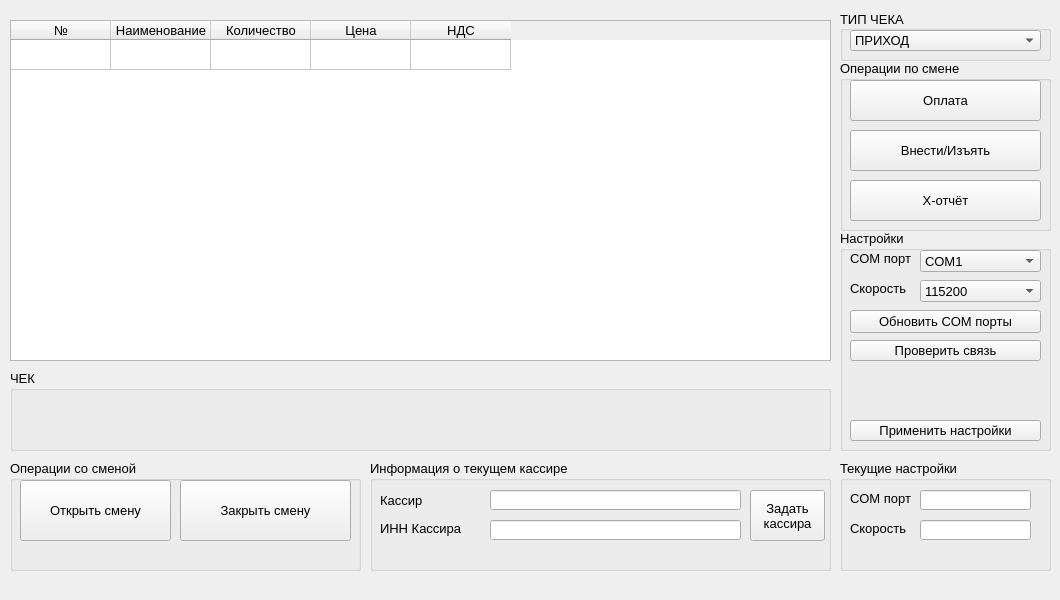
<?xml version="1.0" encoding="UTF-8"?>
<ui version="4.0">
 <class>MainWindow</class>
 <widget class="QMainWindow" name="MainWindow">
  <property name="geometry">
   <rect>
    <x>0</x>
    <y>0</y>
    <width>1060</width>
    <height>600</height>
   </rect>
  </property>
  <property name="minimumSize">
   <size>
    <width>1060</width>
    <height>600</height>
   </size>
  </property>
  <property name="maximumSize">
   <size>
    <width>1060</width>
    <height>600</height>
   </size>
  </property>
  <property name="font">
   <font>
    <pointsize>10</pointsize>
   </font>
  </property>
  <property name="windowTitle">
   <string>Retail laxury</string>
  </property>
  <widget class="QWidget" name="centralwidget">
   <widget class="QTableWidget" name="tableWidget_saleList">
    <property name="geometry">
     <rect>
      <x>10</x>
      <y>20</y>
      <width>821</width>
      <height>341</height>
     </rect>
    </property>
    <attribute name="verticalHeaderVisible">
     <bool>false</bool>
    </attribute>
    <row>
     <property name="text">
      <string>Новая строка</string>
     </property>
    </row>
    <column>
     <property name="text">
      <string>№</string>
     </property>
    </column>
    <column>
     <property name="text">
      <string>Наименование</string>
     </property>
    </column>
    <column>
     <property name="text">
      <string>Количество</string>
     </property>
    </column>
    <column>
     <property name="text">
      <string>Цена</string>
     </property>
    </column>
    <column>
     <property name="text">
      <string>НДС</string>
     </property>
    </column>
   </widget>
   <widget class="QGroupBox" name="groupBox_Settings">
    <property name="geometry">
     <rect>
      <x>840</x>
      <y>230</y>
      <width>211</width>
      <height>221</height>
     </rect>
    </property>
    <property name="title">
     <string>Настройки</string>
    </property>
    <widget class="QComboBox" name="comboBox_COMPort">
     <property name="geometry">
      <rect>
       <x>80</x>
       <y>20</y>
       <width>121</width>
       <height>22</height>
      </rect>
     </property>
     <item>
      <property name="text">
       <string>COM1</string>
      </property>
     </item>
    </widget>
    <widget class="QLabel" name="label_comPort">
     <property name="geometry">
      <rect>
       <x>10</x>
       <y>20</y>
       <width>61</width>
       <height>16</height>
      </rect>
     </property>
     <property name="font">
      <font>
       <pointsize>10</pointsize>
      </font>
     </property>
     <property name="text">
      <string>COM порт</string>
     </property>
    </widget>
    <widget class="QLabel" name="label_Baudrate">
     <property name="geometry">
      <rect>
       <x>10</x>
       <y>50</y>
       <width>61</width>
       <height>16</height>
      </rect>
     </property>
     <property name="text">
      <string>Скорость</string>
     </property>
    </widget>
    <widget class="QComboBox" name="comboBox_Baudrate">
     <property name="geometry">
      <rect>
       <x>80</x>
       <y>50</y>
       <width>121</width>
       <height>22</height>
      </rect>
     </property>
     <property name="currentIndex">
      <number>7</number>
     </property>
     <item>
      <property name="text">
       <string>1200</string>
      </property>
     </item>
     <item>
      <property name="text">
       <string>2400</string>
      </property>
     </item>
     <item>
      <property name="text">
       <string>4800</string>
      </property>
     </item>
     <item>
      <property name="text">
       <string>9600</string>
      </property>
     </item>
     <item>
      <property name="text">
       <string>19200</string>
      </property>
     </item>
     <item>
      <property name="text">
       <string>38400</string>
      </property>
     </item>
     <item>
      <property name="text">
       <string>57600</string>
      </property>
     </item>
     <item>
      <property name="text">
       <string>115200</string>
      </property>
     </item>
     <item>
      <property name="text">
       <string>230400</string>
      </property>
     </item>
     <item>
      <property name="text">
       <string>460800</string>
      </property>
     </item>
     <item>
      <property name="text">
       <string>921600</string>
      </property>
     </item>
    </widget>
    <widget class="QPushButton" name="refresh_COMPort_listButton">
     <property name="geometry">
      <rect>
       <x>10</x>
       <y>80</y>
       <width>191</width>
       <height>23</height>
      </rect>
     </property>
     <property name="text">
      <string>Обновить COM порты</string>
     </property>
    </widget>
    <widget class="QPushButton" name="applySettingsButton">
     <property name="geometry">
      <rect>
       <x>10</x>
       <y>190</y>
       <width>191</width>
       <height>21</height>
      </rect>
     </property>
     <property name="text">
      <string>Применить настройки</string>
     </property>
    </widget>
    <widget class="QPushButton" name="pingKKMButton">
     <property name="geometry">
      <rect>
       <x>10</x>
       <y>110</y>
       <width>191</width>
       <height>21</height>
      </rect>
     </property>
     <property name="text">
      <string>Проверить связь</string>
     </property>
    </widget>
    <widget class="QLabel" name="label_pingKKM">
     <property name="geometry">
      <rect>
       <x>10</x>
       <y>140</y>
       <width>191</width>
       <height>41</height>
      </rect>
     </property>
     <property name="font">
      <font>
       <pointsize>8</pointsize>
      </font>
     </property>
     <property name="text">
      <string/>
     </property>
    </widget>
   </widget>
   <widget class="QGroupBox" name="groupBox_changeOperations">
    <property name="geometry">
     <rect>
      <x>840</x>
      <y>60</y>
      <width>211</width>
      <height>171</height>
     </rect>
    </property>
    <property name="title">
     <string>Операции по смене</string>
    </property>
    <widget class="QPushButton" name="payButton">
     <property name="geometry">
      <rect>
       <x>10</x>
       <y>20</y>
       <width>191</width>
       <height>41</height>
      </rect>
     </property>
     <property name="text">
      <string>Оплата</string>
     </property>
    </widget>
    <widget class="QPushButton" name="Insert_Withdraw_cashButton">
     <property name="geometry">
      <rect>
       <x>10</x>
       <y>70</y>
       <width>191</width>
       <height>41</height>
      </rect>
     </property>
     <property name="text">
      <string>Внести/Изъять</string>
     </property>
    </widget>
    <widget class="QPushButton" name="x_reportButton">
     <property name="geometry">
      <rect>
       <x>10</x>
       <y>120</y>
       <width>191</width>
       <height>41</height>
      </rect>
     </property>
     <property name="text">
      <string>Х-отчёт</string>
     </property>
    </widget>
   </widget>
   <widget class="QGroupBox" name="groupBox_thisSettings">
    <property name="geometry">
     <rect>
      <x>840</x>
      <y>460</y>
      <width>211</width>
      <height>111</height>
     </rect>
    </property>
    <property name="title">
     <string>Текущие настройки</string>
    </property>
    <widget class="QLabel" name="label_3">
     <property name="geometry">
      <rect>
       <x>10</x>
       <y>30</y>
       <width>61</width>
       <height>16</height>
      </rect>
     </property>
     <property name="font">
      <font>
       <pointsize>10</pointsize>
      </font>
     </property>
     <property name="text">
      <string>COM порт</string>
     </property>
    </widget>
    <widget class="QLabel" name="label_4">
     <property name="geometry">
      <rect>
       <x>10</x>
       <y>60</y>
       <width>61</width>
       <height>16</height>
      </rect>
     </property>
     <property name="text">
      <string>Скорость</string>
     </property>
    </widget>
    <widget class="QLineEdit" name="lineEdit_this_COMPort">
     <property name="geometry">
      <rect>
       <x>80</x>
       <y>30</y>
       <width>111</width>
       <height>20</height>
      </rect>
     </property>
     <property name="readOnly">
      <bool>true</bool>
     </property>
    </widget>
    <widget class="QLineEdit" name="lineEdit_this_Baudrate">
     <property name="geometry">
      <rect>
       <x>80</x>
       <y>60</y>
       <width>111</width>
       <height>20</height>
      </rect>
     </property>
     <property name="readOnly">
      <bool>true</bool>
     </property>
    </widget>
   </widget>
   <widget class="QGroupBox" name="groupBox">
    <property name="geometry">
     <rect>
      <x>10</x>
      <y>460</y>
      <width>351</width>
      <height>111</height>
     </rect>
    </property>
    <property name="title">
     <string>Операции со сменой</string>
    </property>
    <widget class="QPushButton" name="shiftCloseButton">
     <property name="geometry">
      <rect>
       <x>170</x>
       <y>20</y>
       <width>171</width>
       <height>61</height>
      </rect>
     </property>
     <property name="text">
      <string>Закрыть смену</string>
     </property>
    </widget>
    <widget class="QPushButton" name="shiftOpenButton">
     <property name="geometry">
      <rect>
       <x>10</x>
       <y>20</y>
       <width>151</width>
       <height>61</height>
      </rect>
     </property>
     <property name="text">
      <string>Открыть смену</string>
     </property>
    </widget>
   </widget>
   <widget class="QGroupBox" name="groupBox_2">
    <property name="geometry">
     <rect>
      <x>370</x>
      <y>460</y>
      <width>461</width>
      <height>111</height>
     </rect>
    </property>
    <property name="title">
     <string>Информация о текущем кассире</string>
    </property>
    <widget class="QLabel" name="label">
     <property name="geometry">
      <rect>
       <x>10</x>
       <y>30</y>
       <width>101</width>
       <height>21</height>
      </rect>
     </property>
     <property name="text">
      <string>Кассир</string>
     </property>
    </widget>
    <widget class="QLineEdit" name="lineEdit_askCashierName">
     <property name="geometry">
      <rect>
       <x>120</x>
       <y>30</y>
       <width>251</width>
       <height>20</height>
      </rect>
     </property>
    </widget>
    <widget class="QLabel" name="label_CurrentCashier_Name_INN">
     <property name="geometry">
      <rect>
       <x>10</x>
       <y>90</y>
       <width>451</width>
       <height>16</height>
      </rect>
     </property>
     <property name="font">
      <font>
       <pointsize>8</pointsize>
       <weight>50</weight>
       <italic>true</italic>
       <bold>false</bold>
       <underline>false</underline>
       <strikeout>false</strikeout>
      </font>
     </property>
     <property name="text">
      <string/>
     </property>
    </widget>
    <widget class="QLineEdit" name="lineEdit_askCashierINN">
     <property name="geometry">
      <rect>
       <x>120</x>
       <y>60</y>
       <width>251</width>
       <height>20</height>
      </rect>
     </property>
     <property name="readOnly">
      <bool>false</bool>
     </property>
    </widget>
    <widget class="QPushButton" name="pushButton_setCashier">
     <property name="geometry">
      <rect>
       <x>380</x>
       <y>30</y>
       <width>75</width>
       <height>51</height>
      </rect>
     </property>
     <property name="text">
      <string>Задать
кассира</string>
     </property>
    </widget>
    <widget class="QLabel" name="label_5">
     <property name="geometry">
      <rect>
       <x>10</x>
       <y>60</y>
       <width>81</width>
       <height>16</height>
      </rect>
     </property>
     <property name="text">
      <string>ИНН Кассира</string>
     </property>
    </widget>
   </widget>
   <widget class="QGroupBox" name="groupBox_chequeType">
    <property name="geometry">
     <rect>
      <x>840</x>
      <y>10</y>
      <width>211</width>
      <height>51</height>
     </rect>
    </property>
    <property name="autoFillBackground">
     <bool>false</bool>
    </property>
    <property name="title">
     <string>ТИП ЧЕКА</string>
    </property>
    <property name="alignment">
     <set>Qt::AlignLeading|Qt::AlignLeft|Qt::AlignVCenter</set>
    </property>
    <property name="checkable">
     <bool>false</bool>
    </property>
    <widget class="QComboBox" name="comboBox">
     <property name="geometry">
      <rect>
       <x>10</x>
       <y>20</y>
       <width>191</width>
       <height>21</height>
      </rect>
     </property>
     <item>
      <property name="text">
       <string>ПРИХОД</string>
      </property>
     </item>
     <item>
      <property name="text">
       <string>ВОЗВРАТ ПРИХОДА</string>
      </property>
     </item>
     <item>
      <property name="text">
       <string>РАСХОД</string>
      </property>
     </item>
     <item>
      <property name="text">
       <string>ВОЗВРАТ РАСХОДА</string>
      </property>
     </item>
    </widget>
   </widget>
   <widget class="QGroupBox" name="groupBox_3">
    <property name="geometry">
     <rect>
      <x>10</x>
      <y>370</y>
      <width>821</width>
      <height>81</height>
     </rect>
    </property>
    <property name="title">
     <string>ЧЕК</string>
    </property>
   </widget>
  </widget>
  <widget class="QMenuBar" name="menubar">
   <property name="geometry">
    <rect>
     <x>0</x>
     <y>0</y>
     <width>1060</width>
     <height>22</height>
    </rect>
   </property>
  </widget>
 </widget>
 <resources/>
 <connections/>
</ui>
